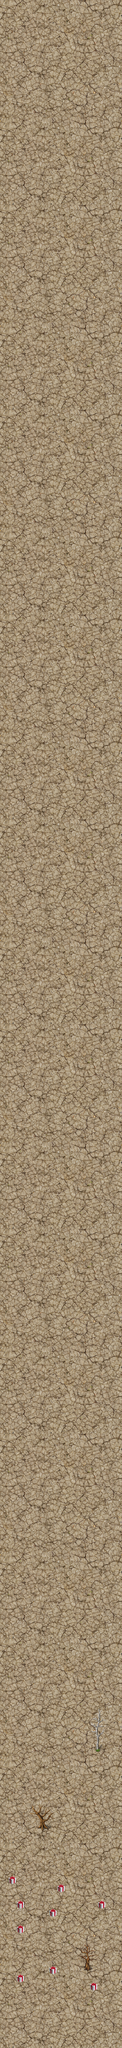

A 2D game scene composited from a Tiled map and its tileset images. What follows is a short description and the map's XML, with each tile layer's data collapsed to a summary:
An orthogonal 15x250 tile map with 32x32 px tiles, 2 tile layers (floor, graphics) and 26 objects (left, right, top, bottom, obs2, ...).

<map version="1.0" tiledversion="1.0.3" orientation="orthogonal" renderorder="right-down" width="15" height="250" tilewidth="32" tileheight="32" nextobjectid="67">
 <tileset firstgid="1" source="background.tsx" />
 <layer name="floor" width="15" height="250">
  <data>[3750 cells, 3750 non-empty, 375 distinct tile ids]</data>
 </layer>
 <layer name="graphics" width="15" height="250">
  <data>[3750 cells, 61 non-empty, 53 distinct tile ids]</data>
 </layer>
 <objectgroup name="borders">
  <object id="5" name="left" x="0" y="0" width="1" height="8000" />
  <object id="11" name="right" x="479" y="0" width="1" height="8000" />
  <object id="12" name="top" x="1" y="0" width="478" height="1" />
  <object id="13" name="bottom" x="1" y="7999" width="478" height="1" />
 </objectgroup>
 <objectgroup name="obstacles">
  <object id="20" name="obs2" x="114.5" y="7043.5" width="108" height="114.5" />
  <object id="22" name="obs1" x="311" y="7593" width="62.5" height="108" />
  <object id="26" name="obs3" x="355" y="6674" width="63" height="170.5" />
 </objectgroup>
 <objectgroup name="coinbox">
  <object id="28" name="coinbox3" x="191.75" y="7680" width="32" height="32" />
  <object id="29" name="coinbox2" x="64.25" y="7712" width="32" height="32" />
  <object id="33" name="coinbox1" x="352.25" y="7744.25" width="32" height="32" />
  <object id="61" x="224" y="7360" width="32" height="32" />
  <object id="62" x="32" y="7328" width="32" height="32">
   <properties>
    <property name="powerOne" value="" />
   </properties>
  </object>
  <object id="63" x="64" y="7424" width="32" height="32" />
  <object id="64" x="192" y="7456" width="32" height="32" />
  <object id="65" x="384" y="7424" width="32" height="32" />
  <object id="66" x="64" y="7520" width="32" height="32" />
 </objectgroup>
 <objectgroup name="enemyOne">
  <object id="46" name="enemyOne1" x="224" y="7264" width="32" height="32" />
  <object id="48" name="enemyOne2" x="352" y="7264" width="32" height="32">
   <properties>
    <property name="powerOne" value="" />
   </properties>
  </object>
  <object id="49" name="enemyOne3" x="64" y="7264" width="32" height="32" />
  <object id="50" name="enemyOne4" x="128" y="7328" width="32" height="32" />
  <object id="51" name="enemyOne5" x="288" y="7000" width="32" height="32" />
  <object id="56" x="100.667" y="6886" width="32" height="30.6667" />
  <object id="57" x="152.667" y="6826" width="36.6667" height="22.6667" />
  <object id="58" x="62.6667" y="6771.33" width="29.3333" height="28" />
  <object id="59" x="295.333" y="6737.33" width="28" height="26.6667" />
  <object id="60" x="222" y="6573.33" width="29.3333" height="27.3333" />
 </objectgroup>
</map>
